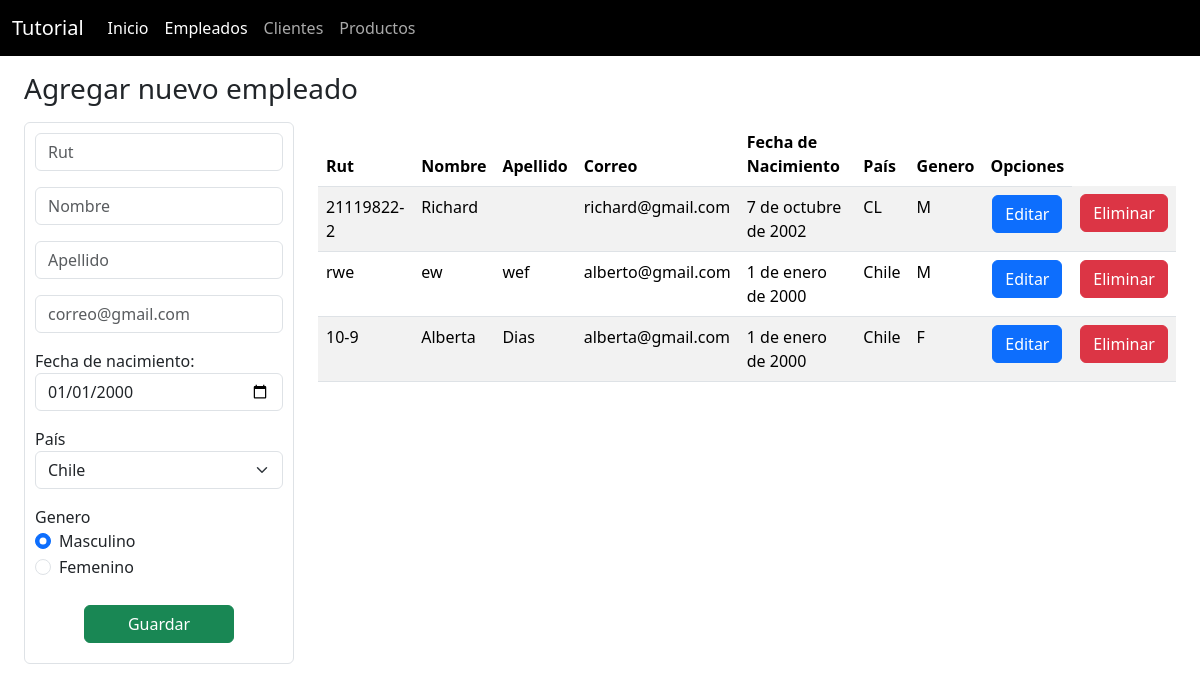
/empleados/, run on an earlier commit of the app's database.
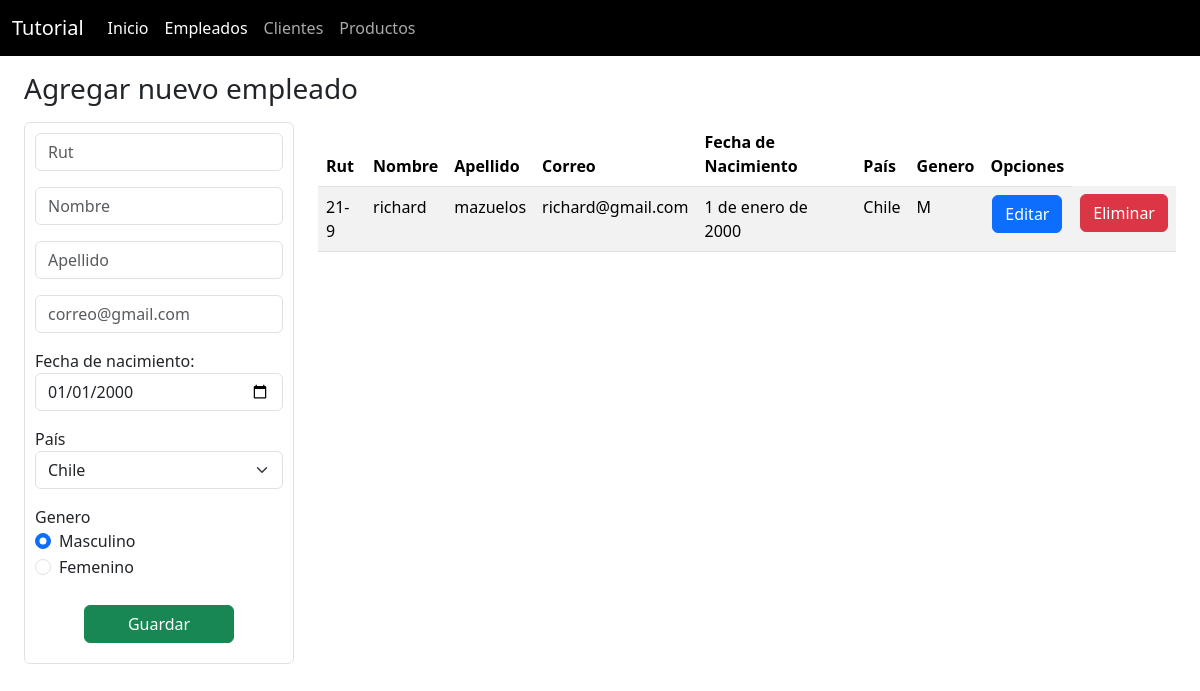
And on a later commit of the database.
### empleados/models.py (models this page shows, shortened)
class Empleado(models.Model):
    rut = models.CharField(max_length=12, primary_key=True)
    nombre = models.CharField(max_length=255)
    apellido = models.CharField(max_length=255, blank=True)
    correo = models.CharField(max_length=255, unique=True)
    fechaNacimiento = models.DateField(default="01/01/2000", verbose_name="Fecha de Nacimiento")
    pais = models.CharField(max_length=20, choices=_PAISES, default=_PAISES["CL"])
    genero = models.CharField(max_length=1, choices=_GENERO)
    creadoEn = models.DateTimeField(auto_now_add=True)
    actualizadoEn = models.DateTimeField(auto_now=True)

### empleados/views.py (the view)
# urls.py: path('', views.listaEmpleados, name='empleados'),
def listaEmpleados(request):
    empleados = Empleado.objects.all()
    return render(request, "lista_empleados.html",context={"empleados": empleados,})

### empleados/templates/lista_empleados.html (shortened to what this page needs)
{% extends 'base.html' %}
{% block content %}
    <div class="container-fluid mt-3">
      <div class="row">
        <h3 class="mb-3">Agregar nuevo empleado</h3>
        <div class="col-sm-12 col-md-12 col-lg-3 col-xl-3">
          <form
            class="form-control"
            action="registrar_empleado/"
            method="POST"
            style="padding: 10px"
          >
            <div class="mb-3">
              <input
                type="text"
                class="form-control"
                id="txtRut"
                name="txtRut"
                required
                maxlength="12"
                placeholder="Rut"
              />
            </div>
            <div class="mb-3">
              <input
                type="text"
                class="form-control"
                id="txtNombre"
                name="txtNombre"
                required
                placeholder="Nombre"
              />
            </div>
            <div class="mb-3">
              <input
                type="text"
                class="form-control"
                id="txtApellido"
                name="txtApellido"
                placeholder="Apellido"
              />
            </div>
            <div class="mb-3">
              <input
                type="email"
                class="form-control"
                id="txtCorreo"
                name="txtCorreo"
                required
                placeholder="correo@gmail.com"
              />
            </div>
            <div class="mb-3">
              <label for="fecha">Fecha de nacimiento: </label>
              <input
                type="date"
                class="form-control"
                id="Fecha"
                name="Fecha"
                required
                value="2000-01-01"
              />
            </div>
            <div class="mb-3">
              <label for="pais">País</label><br />
              <select class="form-select" name="Pais" id="Pais">
                <option value="Chile">Chile</option>
              </select>
            </div>
            <div class="form-group mb-3">
              <label class="form-check-label">Genero</label>
              <div class="form-check">
                <input
                  class="form-check-input"
                  type="radio"
                  name="Genero"
                  value="M"
                  id="Masculino"
                  checked
                />
                <label class="form-check-label">Masculino</label>
              </div>
              <div class="form-check">
                <input
                  class="form-check-input"
                  type="radio"
                  name="Genero"
                  value="F"
                  id="Femenino"
                />
                <label class="form-check-label">Femenino</label>
              </div>
            </div>
            <div class="d-flex justify-content-center">
              <button
                type="submit"
                class="btn btn-success text-center"
                style="margin: 10px; width: 150px; justify-content: center"
              >
                Guardar
              </button>
            </div>
          </form>
        </div>
        <div class="col-sm-12 col-md-12 col-lg-9 col-xl-9">
          <table class="table table-striped">
            <thead>
              <tr>
                <th scope="row">Rut</th>
                <th>Nombre</th>
                <th>Apellido</th>
                <th>Correo</th>
                <th>Fecha de Nacimiento</th>
                <th>País</th>
                <th>Genero</th>
                <th>Opciones</th>
              </tr>
            </thead>
            <tbody>
              {% for empleado in empleados %}
              <tr>
                <td>{{empleado.rut}}</td>
                <td>{{empleado.nombre}}</td>
                <td>{{empleado.apellido}}</td>
                <td>{{empleado.correo}}</td>
                <td>{{empleado.fechaNacimiento}}</td>
                <td>{{empleado.pais}}</td>
                <td>{{empleado.genero}}</td>
                <td class="text-center">
                  <a
                    href="editar_empleado/{{empleado.rut}}"
                    class="btn btn-primary btn-md"
                    >Editar</a
                  >
                </td>
                <td class="text-center">
                  <a
                    href="eliminar_empleado/{{empleado.rut}}"
                    class="btn btn-danger btn-md"
                    >Eliminar</a
                  >
                </td>
              </tr>
              {% endfor %}
            </tbody>
          </table>
        </div>
      </div>
    </div>
{% endblock %}

### templates/base.html (shortened to what this page needs)
<!DOCTYPE html>
<html lang="es">
  <head>
    <link
      href="https://cdn.jsdelivr.net/npm/bootstrap@5.3.3/dist/css/bootstrap.min.css"
      rel="stylesheet"
    />
  </head>
<body>
  <nav class="navbar navbar-expand-lg" style="background-color: black">
    <div class="container-fluid">
      <a class="navbar-brand" href="#" style="color: white">Tutorial</a>
      <div class="collapse navbar-collapse" id="navbarNav">
        <ul class="navbar-nav">
          <li class="nav-item">
            <a
              class="nav-link active"
              aria-current="page"
              href="{% url 'home'%}"
              style="color: white"
              >Inicio</a
            >
          </li>
          <li class="nav-item">
            <a class="nav-link" href="{% url 'empleados'%}" style="color: white"
              >Empleados</a
            >
          </li>
          <li class="nav-item">
            <a class="nav-link disabled" href="#" style="color: darkgrey"
              >Clientes</a
            >
          </li>
          <li class="nav-item">
            <a
              class="nav-link disabled"
              aria-disabled="true"
              style="color: darkgrey"
              >Productos</a
            >
          </li>
        </ul>
      </div>
    </div>
  </nav>
  <div class="container-fluid">
      {% block content %}
      {% endblock %}
  </div>
</body>
</html>

What changed in the data, as far as the page shows it:
removed Empleado: rut "21119822-2", nombre "Richard", correo "richard@gmail.com", fechaNacimiento "7 de octubre de 2002", pais "CL", genero "M"
removed Empleado: rut "rwe", nombre "ew", apellido "wef", correo "alberto@gmail.com", fechaNacimiento "1 de enero de 2000", pais "Chile", genero "M"
removed Empleado: rut "10-9", nombre "Alberta", apellido "Dias", correo "alberta@gmail.com", fechaNacimiento "1 de enero de 2000", pais "Chile", genero "F"
added Empleado: rut "21-9", nombre "richard", apellido "mazuelos", correo "richard@gmail.com", fechaNacimiento "1 de enero de 2000", pais "Chile", genero "M"
